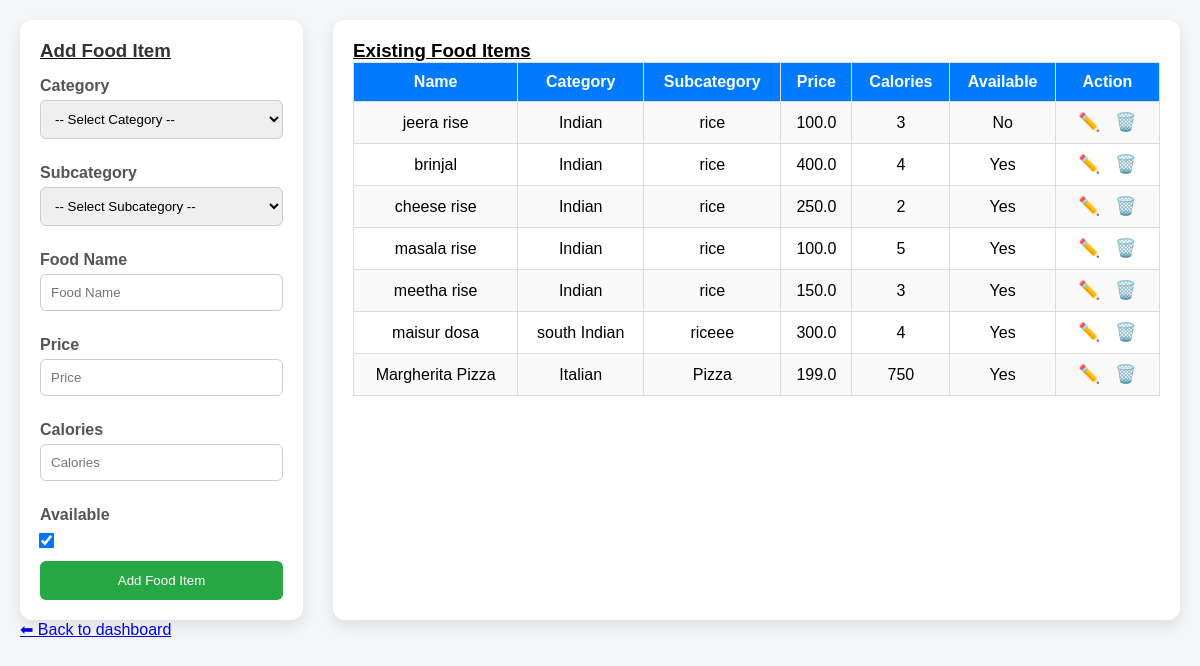
The app's page /dashboard/add-fooditem/ with its own data.
### adminpanel/models.py (models this page shows, shortened)
class FoodItem(models.Model):
    name = models.CharField(max_length=100)
    price = models.FloatField()
    is_available = models.BooleanField(default=True)
    calories = models.IntegerField()
    sub_cat = models.ForeignKey(FoodItemSubCategory, on_delete=models.CASCADE)

class FoodItemSubCategory(models.Model):
    subcategory_name = models.CharField(max_length=100)
    food_item_cat = models.ForeignKey(FoodItemCategory, on_delete=models.CASCADE)

class FoodItemCategory(models.Model):
    category_name = models.CharField(max_length=100)

### adminpanel/views.py (the view, shortened to what this page needs)
# urls.py: path('add-fooditem/', views.add_fooditem, name='add_fooditem'),
def add_fooditem(request):
    fooditems = FoodItem.objects.select_related('sub_cat__food_item_cat').all()
    categories = FoodItemCategory.objects.all()
    subcategories = FoodItemSubCategory.objects.all()
    return render(request, 'add/add_fooditem.html', {
        'fooditems': fooditems,
        'categories': categories,
        'subcategories': subcategories
    })

### templates/add/add_fooditem.html (shortened to what this page needs)
{% load static %}
<!DOCTYPE html>
<html>
<head>
    <link rel="stylesheet" href="{% static 'adminpanel/css/fooditem.css' %}">
</head>
<body>
<div class="container">
    <div class="left">
        <u><h3>Add Food Item</h3></u>
        <form method="post">
            <label>Category</label>
            <select name="category_id" required>
                <option value="">-- Select Category --</option>
            </select>
            <label>Subcategory</label>
            <select name="subcategory_id" required>
                <option value="">-- Select Subcategory --</option>
            </select>
            <label>Food Name</label>
            <input type="text" name="name" placeholder="Food Name" required>
            <label>Price</label>
            <input type="number" step="0.01" name="price" placeholder="Price" required>
            <label>Calories</label>
            <input type="number" name="calories" placeholder="Calories" required>
            <label>Available</label>
            <input type="checkbox" name="is_available" checked>
            <button type="submit">Add Food Item</button>
        </form>
    </div>
    <div class="right">
        <u><h3>Existing Food Items</h3></u>
        <table>
            <tr>
                <th>Name</th>
                <th>Category</th>
                <th>Subcategory</th>
                <th>Price</th>
                <th>Calories</th>
                <th>Available</th>
                <th>Action</th>
            </tr>
            {% for item in fooditems %}
            <tr>
                <td>{{ item.name }}</td>
                <td>{{ item.sub_cat.food_item_cat.category_name }}</td>
                <td>{{ item.sub_cat.subcategory_name }}</td>
                <td>{{ item.price }}</td>
                <td>{{ item.calories }}</td>
                <td>{{ item.is_available|yesno:"Yes,No" }}</td>
                <td>
                    <a href="{% url 'update_fooditem' item.id %}">✏️</a>
                    <a href="{% url 'delete_fooditem' item.id %}" onclick="return confirm('Are you sure you want to delete this food item?')">🗑️</a>
                </td>
            </tr>
            {% empty %}
            <tr>
                <td colspan="7">No food items found</td>
            </tr>
            {% endfor %}
        </table>
    </div>
</div>
<a href="{% url 'dashboard' %}" >⬅ Back to dashboard</a>
</body>
</html>

### static/adminpanel/css/fooditem.css (style rules this page uses)
* { box-sizing: border-box; font-family: Arial, sans-serif; margin: 0; padding: 0; }
body { background: #f4f6f8; padding: 20px; }
.container { display: flex !important; flex-direction: row !important; width: 100%; gap: 30px; }
.left { order: 1; width: 25%; background: #fff; padding: 20px; border-radius: 12px; box-shadow: 0 6px 15px rgba(0,0,0,0.1); }
.right { order: 2; width: 75%; background: #fff; padding: 20px; border-radius: 12px; box-shadow: 0 6px 15px rgba(0,0,0,0.1); overflow-x: auto; }
.left h3 { margin-bottom: 15px; color: #333; }
.left label { display: block; margin-top: 15px; margin-bottom: 5px; font-weight: 600; color: #555; }
.left input[type="text"], .left input[type="number"], .left select { width: 100%; padding: 10px; margin-bottom: 10px; border: 1px solid #ccc; border-radius: 6px; }
.left input[type="checkbox"] { transform: scale(1.2); margin-top: 5px; }
.left button { width: 100%; padding: 12px; background: #28a745; color: #fff; border: none; border-radius: 6px; cursor: pointer; margin-top: 10px; }
.right table { width: 100%; border-collapse: collapse; }
.right table th, .right table td { border: 1px solid #ddd; padding: 10px; text-align: center; }
.right table th { background-color: #007bff; color: #fff; font-weight: 600; }
.right table tr:nth-child(even) { background-color: #f9f9f9; }
.right a { margin: 0 5px; text-decoration: none; font-size: 1.1rem; }

### records on screen
FoodItem: name "jeera rise", sub_cat.food_item_cat.category_name "Indian", sub_cat.subcategory_name "rice", price "100.0", calories "3", is_available "No"
FoodItem: name "brinjal", sub_cat.food_item_cat.category_name "Indian", sub_cat.subcategory_name "rice", price "400.0", calories "4", is_available "Yes"
FoodItem: name "cheese rise", sub_cat.food_item_cat.category_name "Indian", sub_cat.subcategory_name "rice", price "250.0", calories "2", is_available "Yes"
FoodItem: name "masala rise", sub_cat.food_item_cat.category_name "Indian", sub_cat.subcategory_name "rice", price "100.0", calories "5", is_available "Yes"
FoodItem: name "meetha rise", sub_cat.food_item_cat.category_name "Indian", sub_cat.subcategory_name "rice", price "150.0", calories "3", is_available "Yes"
FoodItem: name "maisur dosa", sub_cat.food_item_cat.category_name "south Indian", sub_cat.subcategory_name "riceee", price "300.0", calories "4", is_available "Yes"
FoodItem: name "Margherita Pizza", sub_cat.food_item_cat.category_name "Italian", sub_cat.subcategory_name "Pizza", price "199.0", calories "750", is_available "Yes"
